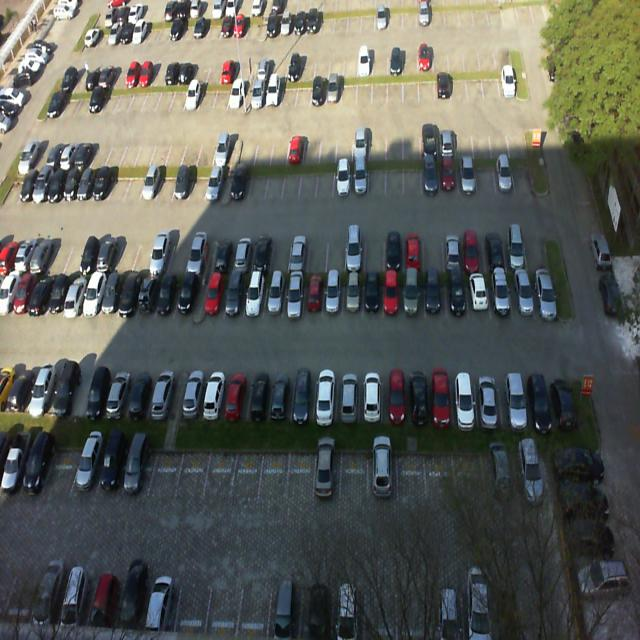
#> input picture test_code/images/abc.jpg, 640 x 640 px
$ python transform_perspective.py
#> lines starting #> are read from the running program, lines starting #| are printed output that depends on the picture; after the words box and inside, x2 and y2 are one past the last pixel; in counts of white or black regions, pixels touching at a corner belong together
import cv2
import numpy as np
from pathlib import Path

# Get the current directory and create the relative path to the image
current_dir = Path(__file__).parent
img_path = current_dir / 'images' / 'abc.jpg'

while True:

    # ret, frame = cap.read()
    frame = cv2.imread(img_path)
#> frame is the input picture: shape (640, 640, 3); mean B, G, R 88.6, 94, 91.3

    # Locate points of the documents
    # or object which you want to transform
    height, width, channels = frame.shape
#> height = 640; width = 640; channels = 3
    pts1 = np.float32([[88, 27], [514, 0],
                       [width, height], [88-323, height-20]])
    pts2 = np.float32([[0, 0], [width, 0],
                       [width, height], [0, height]])
#> pts2 = [[0, 0], [640, 0], [640, 640], [0, 640]]

    # Apply Perspective Transform Algorithm
    matrix = cv2.getPerspectiveTransform(pts1, pts2)
    result = cv2.warpPerspective(frame, matrix, (width, height))
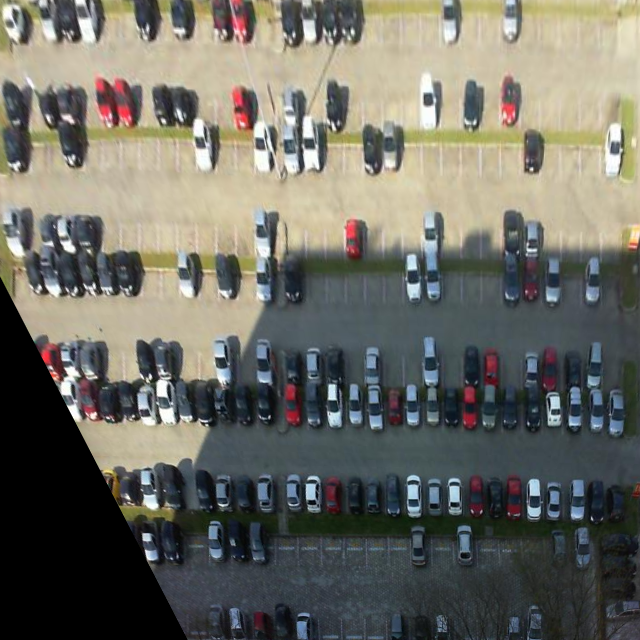
#> result: shape (640, 640, 3); mean B, G, R 100.3, 108.9, 109.6

    # The array of points needs to be reshaped for cv2.polylines
    pts1b = pts1.astype(np.int32).reshape((-1, 1, 2))
    # Define the color (BGR) and thickness of the polyline
    color = (0, 255, 0)  # Green color
    thickness = 3
    # Draw the polygon
    frame = cv2.polylines(frame, [pts1b], True, color, thickness)
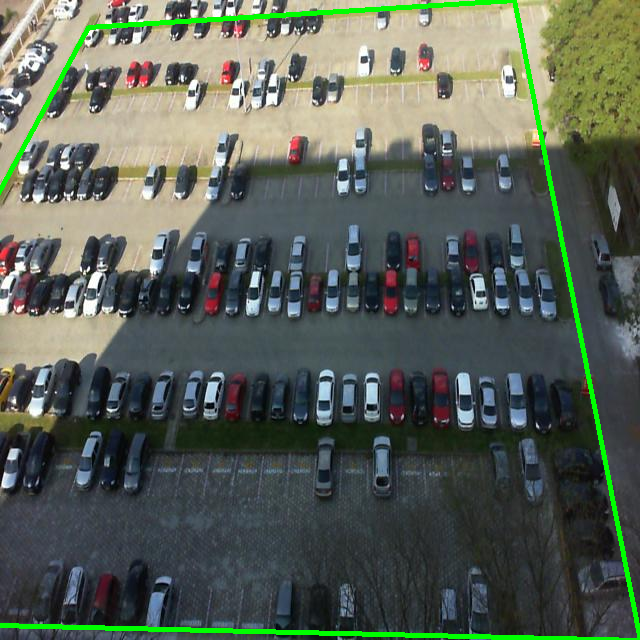
#> frame: shape (640, 640, 3); 2.24% of pixels changed, all inside (x1, y1, x2, y2) = (0, 0, 640, 640)

    # Wrap the transformed image
    cv2.imshow('original', frame) # Initial Capture
    cv2.imshow('transformed', result) # Transformed Capture

    # Exit the code by pressing 'Esc'
    if cv2.waitKey(24) == 27:
#> (key Esc is pressed here)
        break

# cap.release()
cv2.destroyAllWindows()

$ run again, with test_code/images/2012-09-11_15_53_00_jpg.rf.8282544a640a23df05bd245a9210e663.jpg copied over test_code/images/abc.jpg
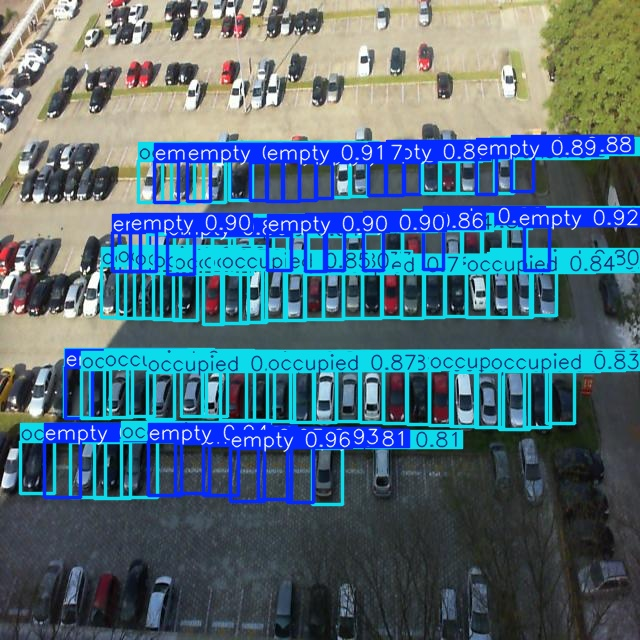
#> input picture test_code/images/2012-09-11_15_53_00_jpg.rf.8282544a640a23df05bd245a9210e663.jpg, 640 x 640 px
#> frame is the input picture: shape (640, 640, 3); mean B, G, R 123, 108, 80.3
#> `result = cv2.warpPerspective(frame, matrix, (width, height))`:
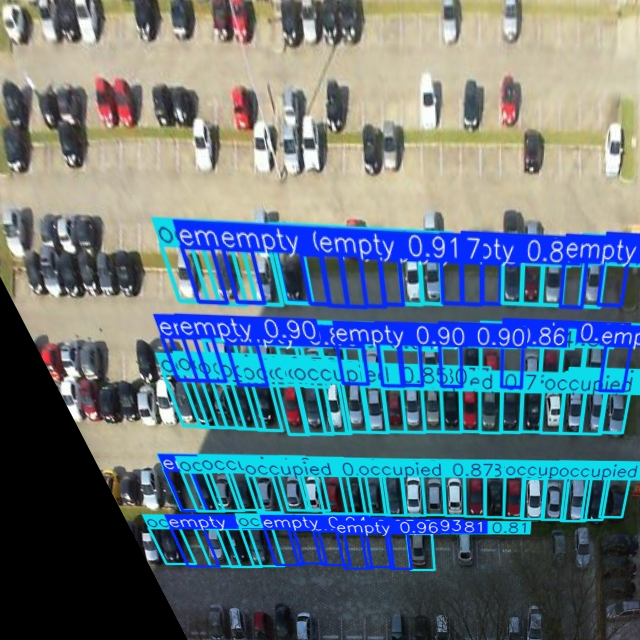
#> result: shape (640, 640, 3); mean B, G, R 130.2, 117.9, 97.1
#> `frame = cv2.polylines(frame, [pts1b], True, color, thickness)`:
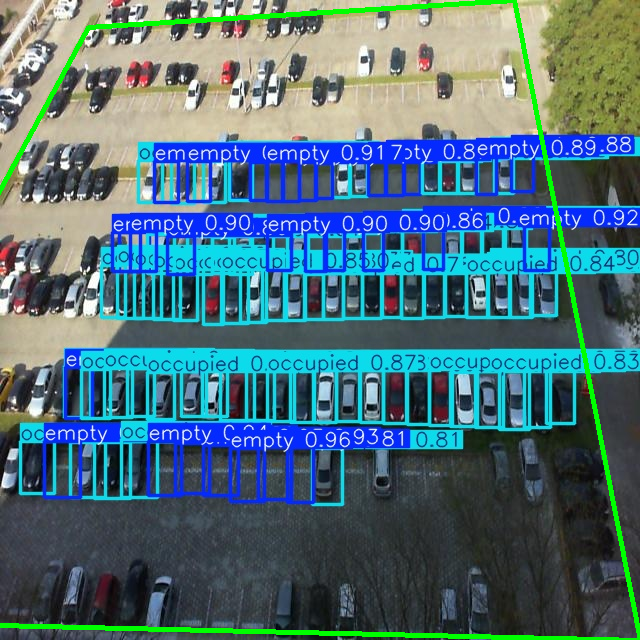
#> frame: shape (640, 640, 3); 2.24% of pixels changed, all inside (x1, y1, x2, y2) = (0, 0, 640, 640)
